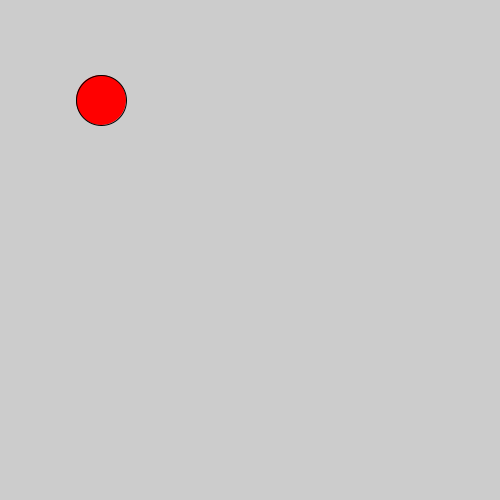
Frame 1 (no input)
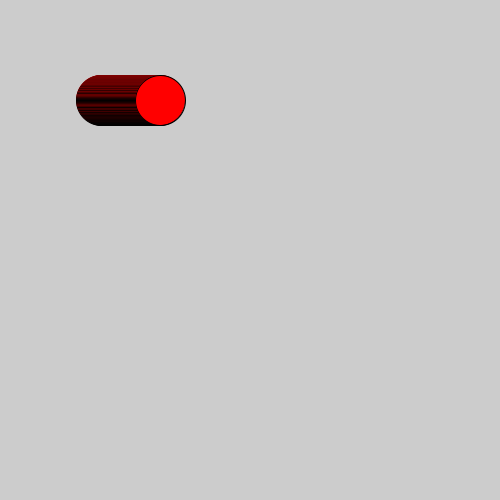
Frame 60 (the mouse pressed at the canvas centre just before this capture)
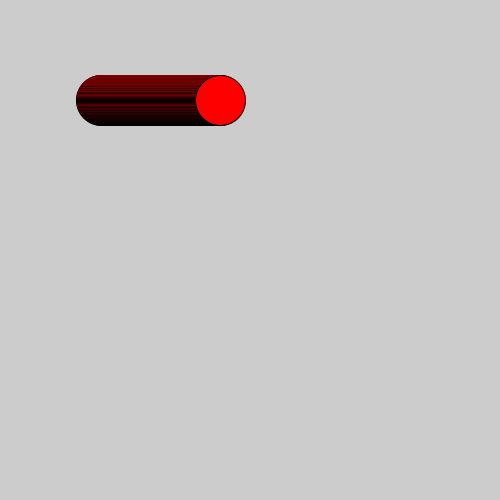
Frame 120 (the mouse held since frame 60 and released just before this capture)

The Processing sketch that drew these frames (run headless with seeded random() and noise(); from frame 60 on, the mouse is pressed at the canvas centre):

// Processing sketch: frameRate
// ── frameRate.pde
int x = 100;

void setup() {
    size(500, 500);
    fill(255, 0, 0);
    frameRate(60);
}
void draw() {
    x++;
    ellipse(x, 100, 50, 50);
}
